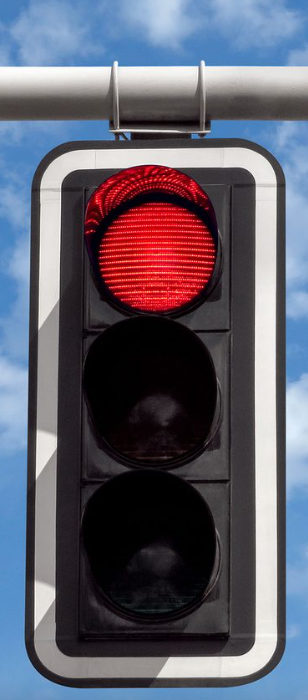
#> input picture red_light.jpg, 308 x 700 px
$ python light_detection.py
#> lines starting #> are read from the running program, lines starting #| are printed output that depends on the picture; after the words box and inside, x2 and y2 are one past the last pixel; in counts of white or black regions, pixels touching at a corner belong together
import cv2
import numpy as np

def detect_and_overlay_color(image_path):
    # Load
#> called with image_path = 'red_light.jpg'
    image = cv2.imread(image_path)
#> image is the input picture: shape (700, 308, 3); mean B, G, R 110, 95.8, 96.8

    # Convert to HSV
    hsv = cv2.cvtColor(image, cv2.COLOR_BGR2HSV)
#> hsv: shape (700, 308, 3); mean H, S, V 96.8, 78.4, 121.7

    # color ranges (HSV)
    red_lower = np.array([0, 50, 50])
    red_upper = np.array([10, 255, 255])
    yellow_lower = np.array([20, 100, 100])
    yellow_upper = np.array([30, 255, 255])
    green_lower = np.array([40, 50, 50])
    green_upper = np.array([90, 255, 255])

    # masks for each color
    red_mask = cv2.inRange(hsv, red_lower, red_upper)
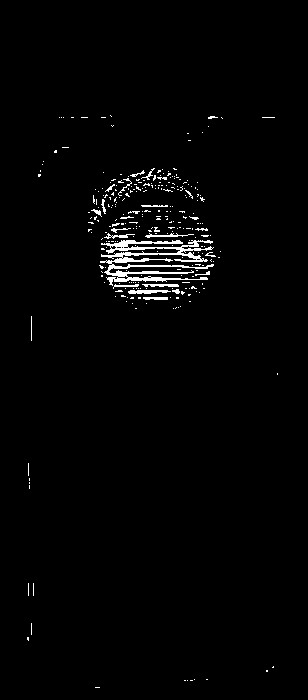
#> red_mask: shape (700, 308); 1.8% white in thin lines or dots, all inside (x1, y1, x2, y2) = (27, 115, 278, 688)
    yellow_mask = cv2.inRange(hsv, yellow_lower, yellow_upper)
#> yellow_mask: shape (700, 308); every value is 0
    green_mask = cv2.inRange(hsv, green_lower, green_upper)
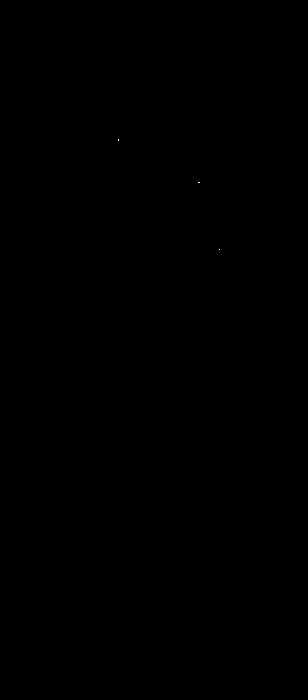
#> green_mask: shape (700, 308); 0% white in thin lines or dots, all inside (x1, y1, x2, y2) = (118, 139, 220, 250)

    # check area of each mask for color
    red_area = np.sum(red_mask)
#> red_area = 984300
    yellow_area = np.sum(yellow_mask)
#> yellow_area = 0
    green_area = np.sum(green_mask)
#> green_area = 1275

    if max(red_area, yellow_area, green_area) == red_area:
        color = "Red"
    elif max(red_area, yellow_area, green_area) == yellow_area:
        color = "Yellow"
    elif max(red_area, yellow_area, green_area) == green_area:
        color = "Green"
    else:
        color = "Color not detected"

    # Overlay
    font = cv2.FONT_HERSHEY_SIMPLEX
    position = (50, 50)
    font_scale = 1
    font_color = (255, 255, 255)  # White
    line_type = 2
    cv2.putText(image, color, position, font, font_scale, font_color, line_type)
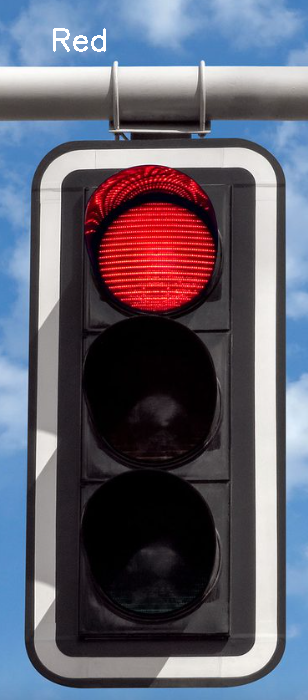
#> image: shape (700, 308, 3); 0.24% of pixels changed, all inside (x1, y1, x2, y2) = (53, 28, 106, 52)

    # Display
    cv2.imshow("Detection Result - " + color, image)
    cv2.waitKey(0)
    cv2.destroyAllWindows()

image_paths = [
    'red_light.jpg',
    'yellow_light.jpg',
    'green_light.jpg'
]

# Process
for path in image_paths:
    detect_and_overlay_color(path)
#> pass 2 of the loop `for path in image_paths:`:
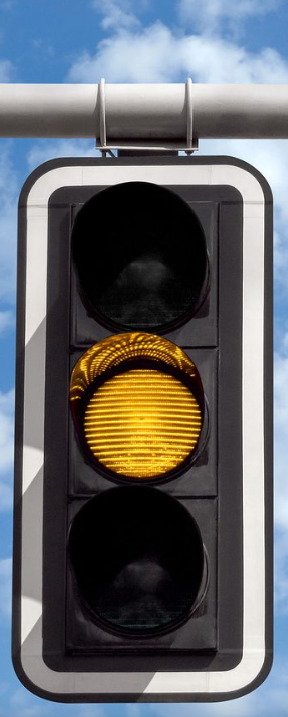
#> input picture yellow_light.jpg, 288 x 717 px
#> in detect_and_overlay_color, image is the input picture: shape (717, 288, 3); mean B, G, R 107.9, 104.4, 101.7
#> hsv: shape (717, 288, 3); mean H, S, V 82, 62, 120.4
#> in detect_and_overlay_color (call 2), `red_mask = cv2.inRange(hsv, red_lower, red_upper)`:
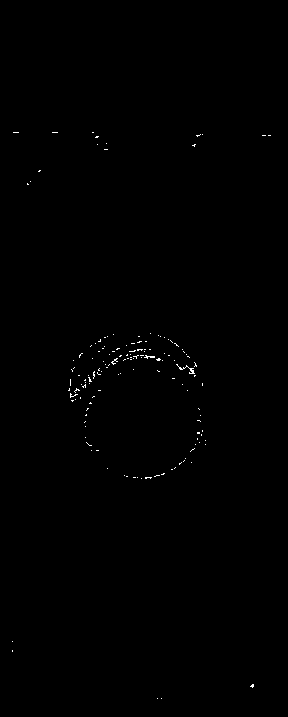
#> red_mask: shape (717, 288); 0.25% white in thin lines or dots, all inside (x1, y1, x2, y2) = (12, 132, 271, 699)
#> yellow_mask: shape (717, 288); 3.2% white; 61 white regions (47 under 20 px), largest, box (x1, y1, x2, y2) and area: (85, 395, 201, 437) 2876, (89, 436, 197, 473) 2180, (95, 390, 192, 395) 297
#> green_mask: shape (717, 288); 0% white in thin lines or dots, all inside (x1, y1, x2, y2) = (72, 157, 178, 626)
#> red_area = 131580
#> yellow_area = 1691925
#> green_area = 1530
#> in detect_and_overlay_color (call 2), `cv2.putText(image, color, position, font, font_scale, font_color, line..`:
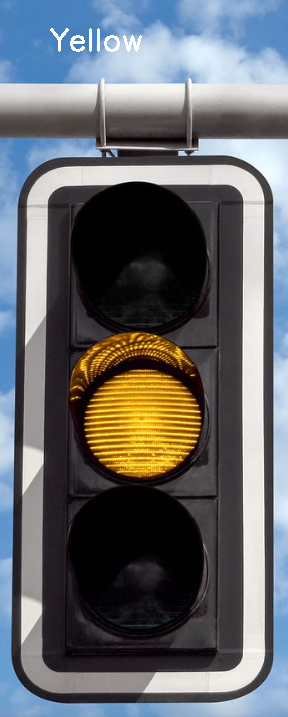
#> image: shape (717, 288, 3); 0.33% of pixels changed, all inside (x1, y1, x2, y2) = (50, 28, 142, 52)
#> pass 3 of the loop `for path in image_paths:`:
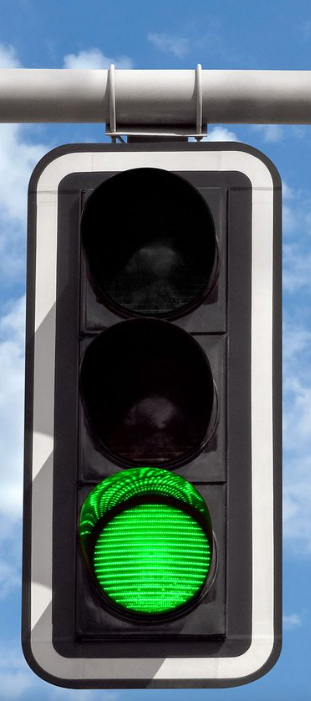
#> input picture green_light.jpg, 311 x 701 px
#> in detect_and_overlay_color, image is the input picture: shape (701, 311, 3); mean B, G, R 113.4, 109, 89.8
#> hsv: shape (701, 311, 3); mean H, S, V 87.4, 72.6, 124.5
#> in detect_and_overlay_color (call 3), `red_mask = cv2.inRange(hsv, red_lower, red_upper)`:
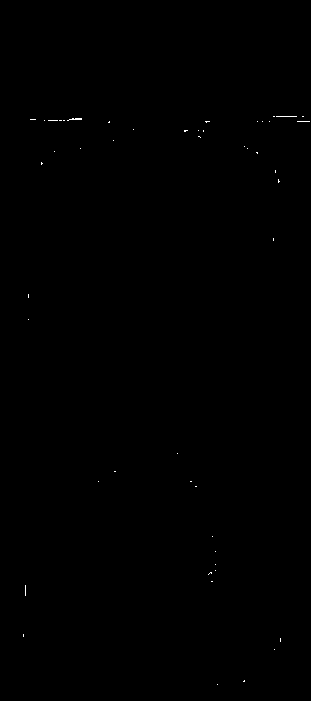
#> red_mask: shape (701, 311); 0.08% white in thin lines or dots, all inside (x1, y1, x2, y2) = (23, 116, 310, 685)
#> yellow_mask: shape (701, 311); every value is 0
#> green_mask: shape (701, 311); 6.2% white; 17 white regions (15 under 20 px), largest, box (x1, y1, x2, y2) and area: (93, 504, 213, 614) 10011, (78, 467, 206, 537) 3417
#> red_area = 45645
#> yellow_area = 0
#> green_area = 3431280
#> in detect_and_overlay_color (call 3), `cv2.putText(image, color, position, font, font_scale, font_color, line..`:
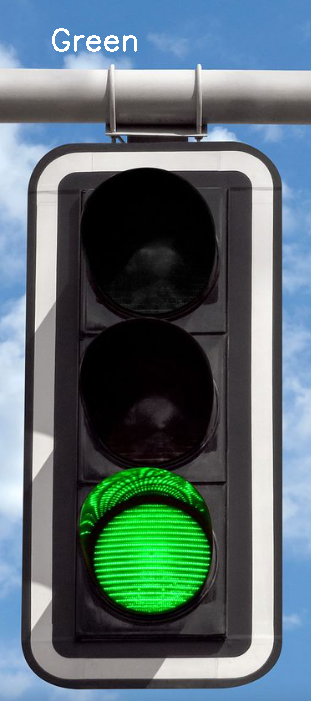
#> image: shape (701, 311, 3); 0.3% of pixels changed, all inside (x1, y1, x2, y2) = (52, 28, 137, 52)
